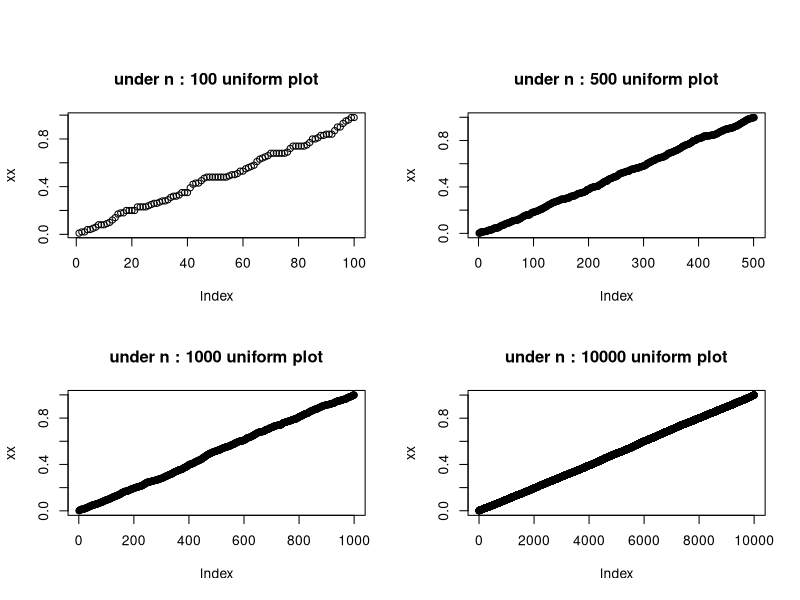

Here is the R script that generated this plot:
rm(list = ls())
graphics.off()
opar<-par(mfrow = c(2,2), oma = c(0, 0, 2.7, 0))
for(n in c(100,500,1000,10000)){
xx<-c()
x<-runif(n,0,1)
#x<-rnorm(n,0,1)
k<-min(x)
while(k<max(x)){
j<-0
#c.d.f choose uniform
for(i in 1:length(x))
{
  if(x[i]<=k)
  {
    j<-j+1
  }
}
k<-k+(max(x)-min(x))/n
xx<-c(xx,(1/n)*j)
}
plot(xx,main = paste("under n :",n,"uniform plot"))
}